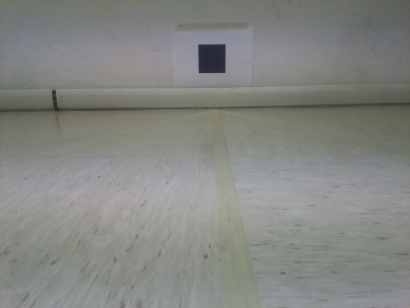
%> input picture ROS_00_PublisherSubscriber/image.png, 410 x 308 px
$ octave --eval "result = compute_image_square_pixel_parallel(imread('../../ROS_00_PublisherSubscriber/image.png'));"   (GNU Octave 9; MATLAB toolbox functions it lacks are replaced by stand-ins)
%> lines starting %> are read from the running program, lines starting %| are printed output that depends on the picture; in (x1, y1, x2, y2) boxes, pixels count from 0 and x2, y2 are one past the last pixel; in counts of white or black regions, pixels touching at a corner belong together; the program's own positions count from 1
function [l, x, y] = compute_image_square_pixel_parallel(image)

    % Convert RGB uint8 image to grayscale image
    image_gray = rgb2gray(image);
    % figure
    % imshow(image_gray)

    % Computes a global threshold T from grayscale image I, using Otsu's method
    level = graythresh(image_gray);
%> level = 0.498
    image_bw = imbinarize(image_gray,level);
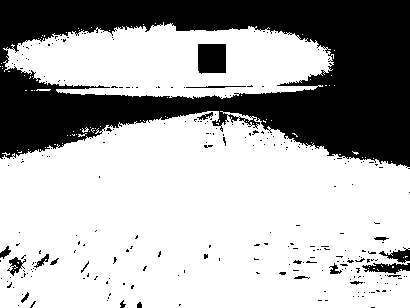
%> image_bw: size 308x410 logical; 67.7% white; 266 black regions (246 under 20 px), largest, box (x1, y1, x2, y2) and area: (0, 0, 410, 168) 37870, (198, 44, 226, 74) 811, (362, 263, 410, 274) 322
    image_bw = ~image_bw;
    % figure
    % imshow(image_bw)

    % use histogram to find Threshold
    figure
    imhist(image_gray)
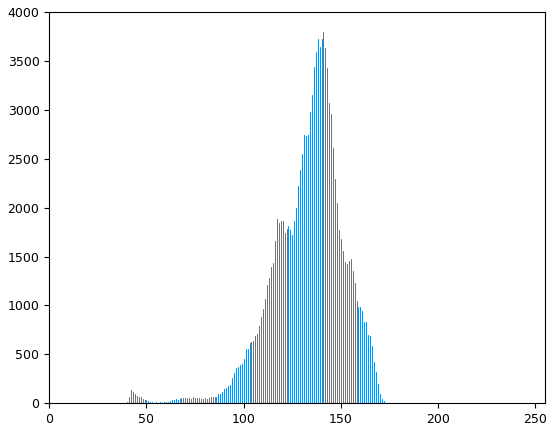
%> figure redrawn from the program's plot data; highest point at x = 141, y = 3796
    threshold = 65; % custom threshold value
    image_bw = image_gray > threshold;
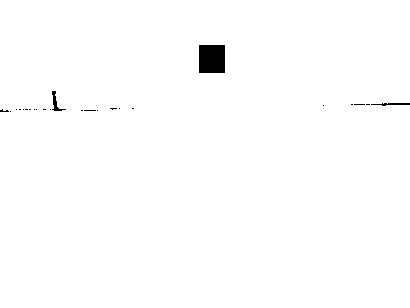
%> image_bw: size 308x410 logical; 99.2% white; 24 black regions (21 under 20 px), largest, box (x1, y1, x2, y2) and area: (199, 45, 225, 73) 728, (52, 91, 66, 111) 85, (371, 103, 410, 106) 69
    % figure
    % imshow(image_bw)

    image_bw_filtered = ~bwareaopen(~image_bw, 150); % wants object to be white
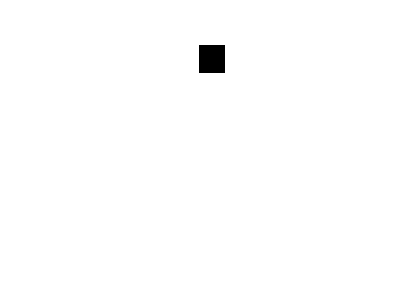
%> image_bw_filtered: size 308x410 logical; 99.4% white; 1 black region, box (x1, y1, x2, y2) and area: (199, 45, 225, 73) 728
    figure
    imshow(image_bw_filtered)
    % imshowpair(image_bw,image_bw_filtered,'montage')

    % dimension of the square in pixel
    % Method 1: assuming a square -> count # of pixels and square root
    zeros = sum(image_bw_filtered(:) == 0);
%> zeros = 728
    l = round(sqrt(zeros));

    % Method 2: generalize
    % using diff first on row and then on column
    row_diff = diff(image_bw_filtered,1,1); % first order difference on rows
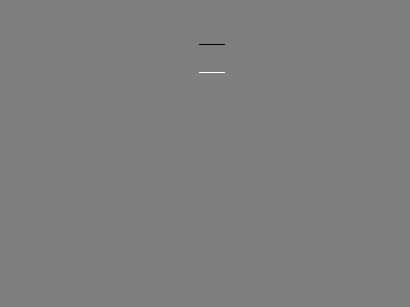
%> row_diff: size 307x410 double; min -1, max 1, mean 0; drawn with min black and max white
    col_diff = diff(image_bw_filtered,1,2); % first order difference on columns

    [row1,col1] = find(row_diff);
%> row1 = 52 values from 45 to 73; col1 = 52 values from 200 to 225
    [row2,col2] = find(col_diff);
%> row2 = 56 values from 46 to 73; col2 = 56 values from 199 to 225

    x = round(length(row1)/2); % row1 = col1
%> x = 26
    y = round(length(row2)/2); % row2 = col2
%> y = 28
%> `result = compute_image_square_pixel_parallel(imread('../../ROS_00_Publ..`: result = 27

end
